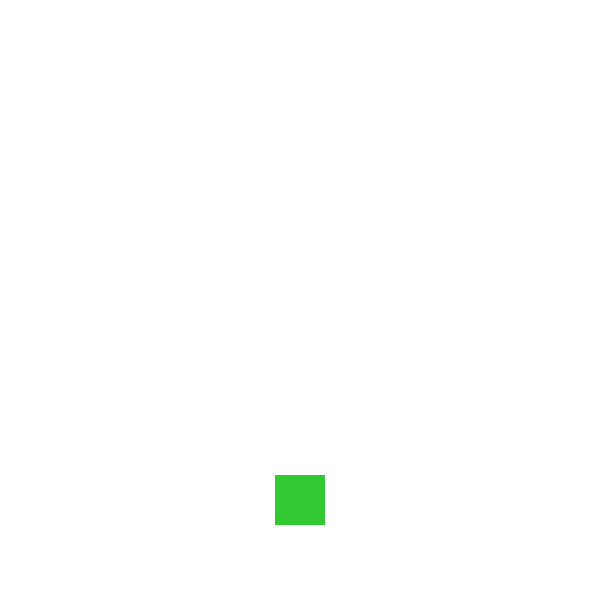
Frame 1 (no input)
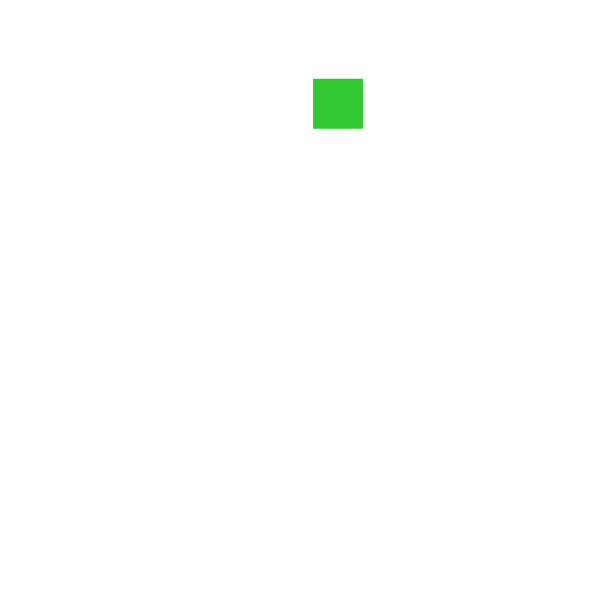
Frame 60 (no input)
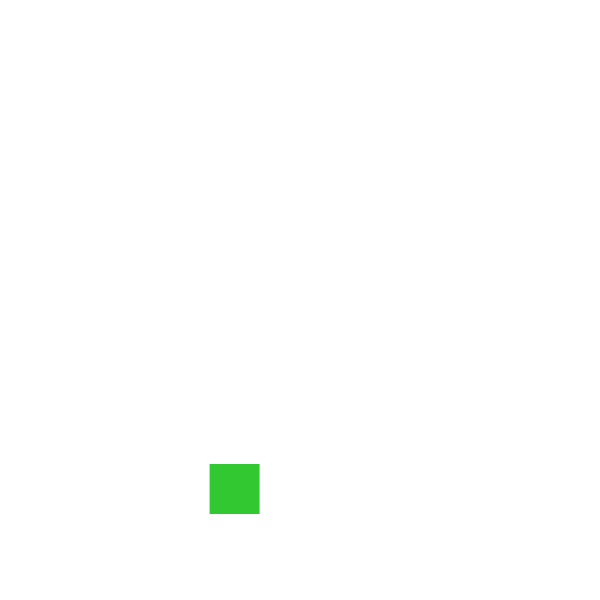
Frame 120 (the mouse pressed at the canvas centre since frame 60)

The p5.js sketch that drew these frames (run headless with seeded random() and noise() and a simulated clock; from frame 60 on, the mouse is pressed at the canvas centre):

// p5.js sketch
// ── sketch.js
var r = 200
var angle = 0

function setup() {
  createCanvas(600, 600);
}

function draw() {
  background(255);

  let x = sin(angle) * r
  let y = cos(angle) * r


  fill(50, 200, 50)  //RGB + alpha
  rectMode(CENTER)
  noStroke()  // убрать обводку
  rect(x + width/2, y + height/2, 50, 50)  // рисовать квадрат

  angle += 0.05
}
